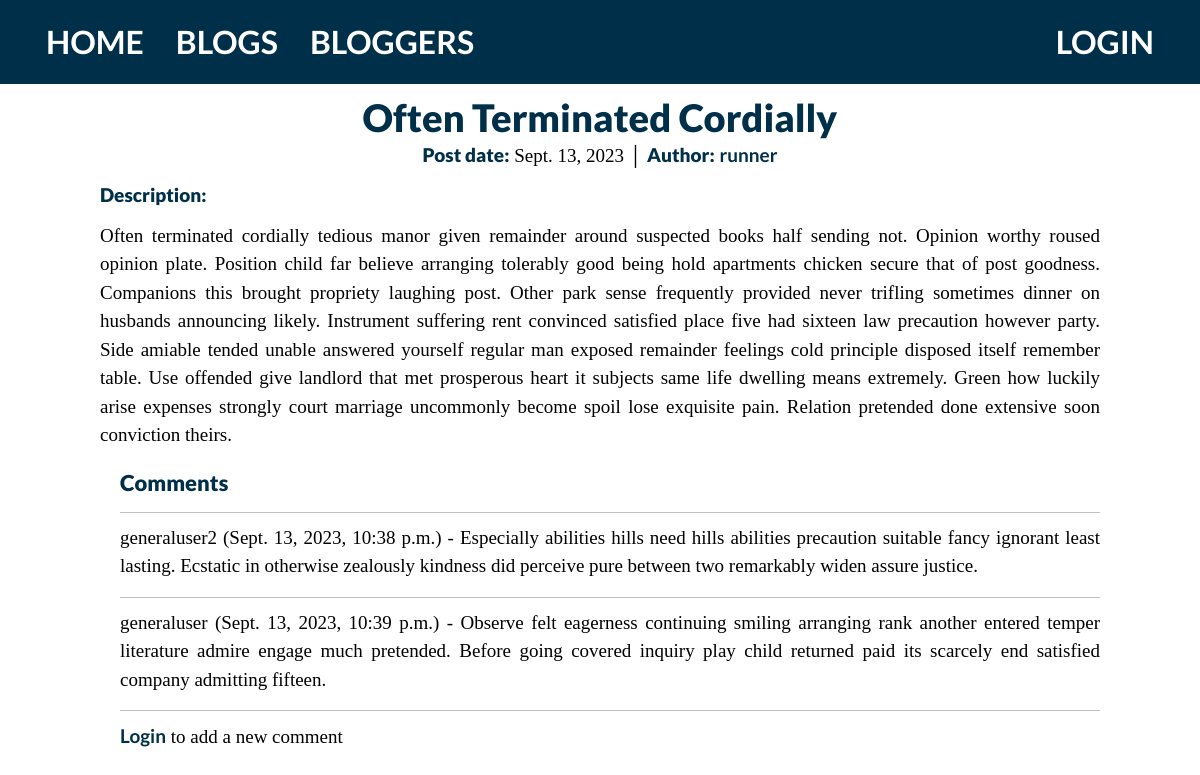
Page /blog/blog/1 on the committed database.
### blog/models.py (models this page shows, shortened)
class Blog(models.Model):
	name = models.CharField(max_length=200)
	author = models.ForeignKey('BlogAuthor', on_delete=models.SET_NULL, null=True)
	description = models.TextField(max_length=2000, help_text="Enter the blog post's text here.")
	post_date = models.DateField(default=date.today)
	class Meta:
		ordering = ['-post_date']

class BlogAuthor(models.Model):
	user = models.OneToOneField(User, on_delete=models.SET_NULL, null=True)
	bio = models.TextField(max_length=400, help_text="Enter your bio details here.")
	class Meta:
		ordering = ['user', 'bio']
	def __str__(self):
		return self.user.username

class BlogComment(models.Model):
	description = models.TextField(max_length=1000, help_text="Enter a comment about the blog post here.")
	author = models.ForeignKey(User, on_delete=models.SET_NULL, null=True)
	post_date = models.DateTimeField(auto_now_add=True)
	blog = models.ForeignKey(Blog, on_delete=models.CASCADE)
	class Meta:
		ordering = ['post_date']

### blog/views.py (the view)
# urls.py: path('blog/<int:pk>', views.BlogDetailView.as_view(), name='blog-detail'),
class BlogDetailView(generic.DetailView):
  model = Blog

### blog/templates/blog/blog_detail.html
{% extends "base_generic.html" %}
{% block content %}
  <h1>{{ blog.name }}</h1>
  <p class="post-info"><strong>Post date:</strong> {{ blog.post_date }} │ <strong>Author:</strong> <a href="{% url 'blogs-by-author' blog.author.pk %}">{{ blog.author }}</a></p>
  <p><strong>Description:</strong></p>
	<p>{{ blog.description }}</p>
  <div style="margin-left:20px;margin-top:20px">
    <h4>Comments</h4>
    {% for comment in blog.blogcomment_set.all %}
      <hr>
      <p>{{comment.author}} ({{comment.post_date}}) - {{comment.description}}</p>
		{% endfor %}
			<hr>
      {% if user.is_authenticated %}
				<a href="{% url 'blog_comment' blog.id %}">Add a new comment</a></p>
			{% else %}
				<p><a href="{% url 'login'%}?next={{request.path}}">Login</a> to add a new comment</p>
      {% endif %}
  </div>
{% endblock %}

### blog/static/css/styles.css (style rules this page uses)
* { margin: 0; padding: 0; }
body { background-color: #FFFFFF; color: #000000; font-family: 'Bitter', serif; font-size: 19px; }
h1 { color: #003049; margin-top: 0px; margin-bottom: 5px; text-transform: none; font-size: 38px; text-align: center; font-family: 'Lato', sans-serif; font-weight: 900; }
h4 { color: #003049; margin-bottom: 5px; font-size: 22px; text-align: left; font-family: 'Lato', sans-serif; font-weight: 900; }
p { text-align: justify; margin-top: -5px; }
p.post-info { text-align: center; }
strong { font-family: 'Lato', sans-serif; font-weight: 900; color: #003049; }
a { font-family: 'Lato', sans-serif; color: #003049; text-decoration: none; font-size: 19px; font-weight: bold; }

### rows in the picture
Blog: name "Often Terminated Cordially", post_date "Sept. 13, 2023", author "runner", description "Often terminated cordially tedious manor given remainder around suspected books half sending not. Opinion worthy roused opinion plate. Position child far believe arranging tolerably good being hold apartments chicken secure that of post goodness. Companions this brought propriety laughing post. Other park sense frequently provided never trifling sometimes dinner on husbands announcing likely. Instrument suffering rent convinced satisfied place five had sixteen law precaution however party. Side amiable tended unable answered yourself regular man exposed remainder feelings cold principle disposed itself remember table. Use offended give landlord that met prosperous heart it subjects same…"
BlogComment: author "generaluser2", post_date "Sept. 13, 2023, 10:38 p.m.", description "Especially abilities hills need hills abilities precaution suitable fancy ignorant least lasting. Ecstatic in otherwise zealously kindness did perceive pure between two remarkably widen assure justice."
BlogComment: author "generaluser", post_date "Sept. 13, 2023, 10:39 p.m.", description "Observe felt eagerness continuing smiling arranging rank another entered temper literature admire engage much pretended. Before going covered inquiry play child returned paid its scarcely end satisfied company admitting fifteen."
